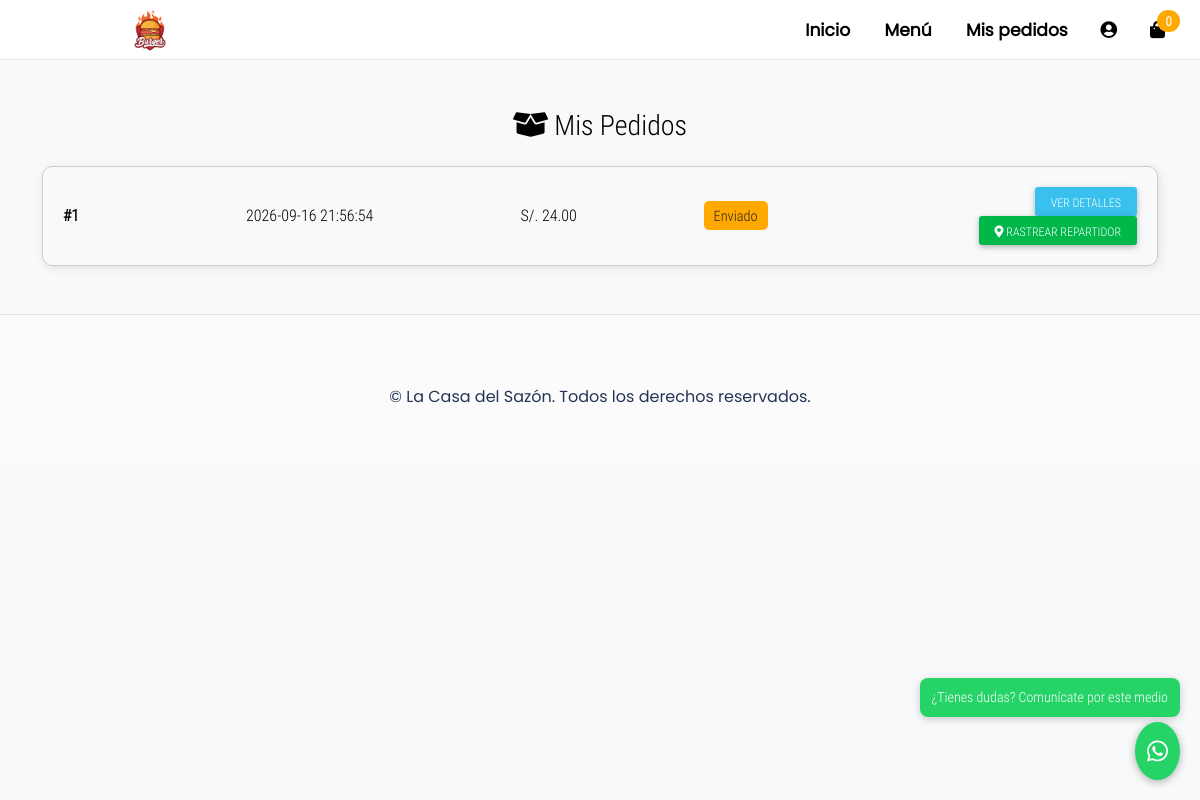
/mispedidos.php (signed in), run on the app's committed database.
### tables this page shows
CREATE TABLE pedidos (
  id int(11) NOT NULL AUTO_INCREMENT,
  cliente_id int(11) NOT NULL,
  fecha timestamp NOT NULL DEFAULT current_timestamp(),
  estado enum('Pendiente','Enviado','Entregado','Cancelado') DEFAULT 'Pendiente',
  direccion_envio varchar(255) NOT NULL,
  total decimal(10,2) NOT NULL,
  metodo_pago_id int(11) NOT NULL,
  repartidor_id int(11) DEFAULT NULL,
  PRIMARY KEY (id),
  KEY cliente_id (cliente_id),
  KEY metodo_pago_id (metodo_pago_id),
  KEY repartidor_id (repartidor_id),
  CONSTRAINT pedidos_cliente_fk FOREIGN KEY (cliente_id) REFERENCES clientes (id),
  CONSTRAINT pedidos_pago_fk FOREIGN KEY (metodo_pago_id) REFERENCES metodos_pago (id),
  CONSTRAINT pedidos_repartidor_fk FOREIGN KEY (repartidor_id) REFERENCES repartidores (id) ON DELETE SET NULL
);

### mispedidos.php (the view, shortened to what this page needs)
<?php
include("conexion.php");
$cliente_id = $_SESSION["cliente_id"];
$pedidos_query = "
    SELECT
        p.id,
        p.fecha,
        p.total,
        p.estado,
        p.direccion_envio,
        mp.nombre_metodo,
        p.repartidor_id, -- Incluimos el ID del repartidor
        r.nombre AS repartidor_nombre -- Incluimos el nombre del repartidor
    FROM pedidos p
    JOIN metodos_pago mp ON p.metodo_pago_id = mp.id
    LEFT JOIN repartidores r ON p.repartidor_id = r.id -- LEFT JOIN para que funcione si no hay repartidor asignado
    WHERE p.cliente_id = ?
    ORDER BY p.fecha DESC
";
$stmt_pedidos = $conn->prepare($pedidos_query);
$stmt_pedidos->bind_param("i", $cliente_id);
$stmt_pedidos->execute();
$pedidos_result = $stmt_pedidos->get_result();
$pedidos_data = $pedidos_result->fetch_all(MYSQLI_ASSOC);
function getEstadoProgreso($estado) {
    switch (strtolower($estado)) {
        case 'enviado':   return ['66%', 'Enviado', 'bg-warning text-dark'];
    }
}
?>
<!DOCTYPE html>
<html lang="es">
<head>
    <link rel="stylesheet" href="./css/mdb.min.css">
    <link rel="stylesheet" href="./css/style.css">
    <link rel="stylesheet" href="./css/all.css">
    <link rel="stylesheet" href="https://unpkg.com/leaflet@1.9.4/dist/leaflet.css">
</head>
<body>
    <header class="header full-box">
        <div class="header-brand text-center full-box">
            <a href="index.php">
                <img src="./assets/img/logo.png" alt="logo" class="img-fluid">
            </a>
        </div>
        <div class="header-options full-box">
            <nav class="header-navbar full-box poppins-regular font-weight-bold">
                <ul class="list-unstyled full-box">
                    <li><a href="index.php">Inicio</a></li>
                    <li><a href="menu.php">Menú</a></li>
                    <li><a href="mispedidos.php">Mis pedidos</a></li>
                </ul>
            </nav>
            <div class="header-button full-box text-center btn-login-menu">
                <?php if (isset($_SESSION['cliente_nombre'])): ?>
                    <i class="fas fa-user-circle" onclick="show_popup_login()" title="Mi cuenta"></i>
                <?php endif; ?>
            </div>
            <a href="carrito.php" class="header-button full-box text-center" title="Carrito">
                <i class="fas fa-shopping-bag"></i>
                <span class="badge bg-warning rounded-pill bag-count">
                    <?php echo isset($_SESSION['carrito']) ? count($_SESSION['carrito']) : 0; ?>
                </span>
            </a>
        </div>
    </header>
    <div class="container mt-5">
        <h3 class="text-center mb-4"><i class="fas fa-box-open"></i> Mis Pedidos</h3>
        <?php if (empty($pedidos_data)): ?>
            <div class="alert alert-info text-center" role="alert">
                No tienes pedidos realizados.
            </div>
        <?php else: ?>
            <?php foreach ($pedidos_data as $pedido):
                list($porcentaje, $estadoTexto, $colorClase) = getEstadoProgreso($pedido['estado']);
            ?>
            <div class="pedido-card">
                <div class="row align-items-center">
                    <div class="col-md-2"><strong>#<?= htmlspecialchars($pedido['id']) ?></strong></div>
                    <div class="col-md-3"><?= htmlspecialchars($pedido['fecha'] ?? 'Fecha no disponible') ?></div>
                    <div class="col-md-2">S/. <?= number_format($pedido['total'], 2) ?></div>
                    <div class="col-md-2"><span class="estado-etiqueta <?= $colorClase ?>"><?= htmlspecialchars($estadoTexto) ?></span></div>
                    <div class="col-md-3 text-end">
                        <button class="btn btn-info btn-sm" data-mdb-toggle="modal" data-mdb-target="#modal<?= $pedido['id'] ?>">Ver Detalles</button>
                        <?php if ($pedido['estado'] == 'Enviado' && !empty($pedido['repartidor_id'])): ?>
                            <button class="btn btn-success btn-sm mt-2 mt-md-0"
                                    onclick="showMap(<?= $pedido['id'] ?>, <?= $pedido['repartidor_id'] ?>, '<?= htmlspecialchars($pedido['repartidor_nombre'] ?: 'No asignado') ?>')">
                                <i class="fas fa-map-marker-alt"></i> Rastrear Repartidor
                            </button>
                        <?php endif; ?>
                    </div>
                </div>
            </div>
            <?php endforeach; ?>
        <?php endif; ?>
    </div>
    <div class="whatsapp-float">
        <div class="mensaje">¿Tienes dudas? Comunícate por este medio</div>
        <a href="https://wa.me/51999999999" target="_blank" title="WhatsApp">
            <i class="fab fa-whatsapp"></i>
        </a>
    </div>
    <footer class="footer mt-5">
        <div class="container text-center">
            <p>© La Casa del Sazón. Todos los derechos reservados.</p>
        </div>
    </footer>
</body>
</html>

### css/style.css (style rules this page uses)
:root { --color-one: #F5F5F5; --color-two: #24292E; --color-three: #EC5252; --form-color: #14111A; --accent-color: #253556; --border-color: #D8D8D8; --header-height: 60px; }
body,html { font-family: 'roboto_condensed_light'; width: 100%; height: 100%; background-color: #FFF; color: var(--bs-black); font-size: 16px; }
.full-box { margin: 0; padding: 0; box-sizing: border-box; width: 100%; }
.poppins-regular { font-family: 'poppinsregular'; }
.header, .header-brand, .header-options, .header-navbar, .header-button { height: var(--header-height); transition: all .3s ease-in-out; box-sizing: border-box; }
.header { background-color: #FFF; border-bottom: 1px solid rgba(0, 0, 0, .1); position: relative; color: var(--bs-black); }
.header-brand, .header-options { position: absolute; top: 0; }
.header-brand { width: 25%; left: 0; }
.header-brand img { margin-top: 4px; max-width: calc(var(--header-height) - 8px); }
.header-options { width: 75%; right: 0; padding-right: 20px; text-align: right; }
.header-navbar { display: inline-block; width: auto; padding-top: 0; margin-top: 0; }
.header-navbar ul, .header-navbar ul li, .header-navbar ul li a { width: auto; padding-top: 0; margin-top: 0; }
.header-navbar ul li, .header-navbar ul li a, .header-button, .header-button > i { display: inline-block; height: var(--header-height); line-height: var(--header-height); transition: all .3s ease-in-out; position: relative; }
.header-button > i { cursor: pointer; width: 100%; }
.header-navbar ul li a { padding: 0 15px; }
.header-button { width: calc(var(--header-height) - calc(var(--header-height) / 4)); }
.header-navbar ul li a, .header-button { font-size: calc(var(--header-height) / 3.5); color: var(--bs-black); }
.btn-login-menu { user-select: none; }
.bag-count { position: absolute; top: calc(var(--header-height) - (var(--header-height) / 1.2)); right: 0; }
.footer { border-top: 1px solid #E1E1E1; padding: 70px 0 40px 0; font-family: 'poppinsregular', sans-serif; background-color: rgb(251, 251, 251); color: var(--accent-color); }

### css/all.css (style rules this page uses)
.fa, .fas, .far, .fal, .fad, .fab { -moz-osx-font-smoothing: grayscale; -webkit-font-smoothing: antialiased; display: inline-block; font-style: normal; font-variant: normal; text-rendering: auto; line-height: 1; }
.fa-box-open:before { content: "\f49e"; }
.fa-map-marker-alt:before { content: "\f3c5"; }
.fa-shopping-bag:before { content: "\f290"; }
.fa-user-circle:before { content: "\f2bd"; }
.fa-whatsapp:before { content: "\f232"; }
.fab { font-family: 'Font Awesome 5 Brands'; font-weight: 400; }

### mispedidos.php (style rules this page uses)
body { background-color: #f8f9fa; }
.pedido-card { border: 1px solid #ccc; border-radius: 10px; margin-bottom: 30px; padding: 20px; box-shadow: 2px 2px 10px rgba(0,0,0,0.1); }
.estado-etiqueta { padding: 5px 10px; border-radius: 5px; font-size: 0.9rem; }
.whatsapp-float { position: fixed; bottom: 20px; right: 20px; z-index: 1000; text-align: right; }
.whatsapp-float .mensaje { background-color: #25D366; color: white; padding: 8px 12px; border-radius: 8px; font-size: 14px; margin-bottom: 5px; box-shadow: 0 2px 8px rgba(0,0,0,0.2); }
.whatsapp-float a { display: inline-block; background-color: #25D366; color: white; padding: 10px 12px; border-radius: 50%; font-size: 24px; box-shadow: 0 2px 8px rgba(0,0,0,0.3); text-decoration: none; }

### data on the page
pedidos: id "1", fecha "2026-09-16 21:56:54", total "24.00", estadoTexto "Enviado"
